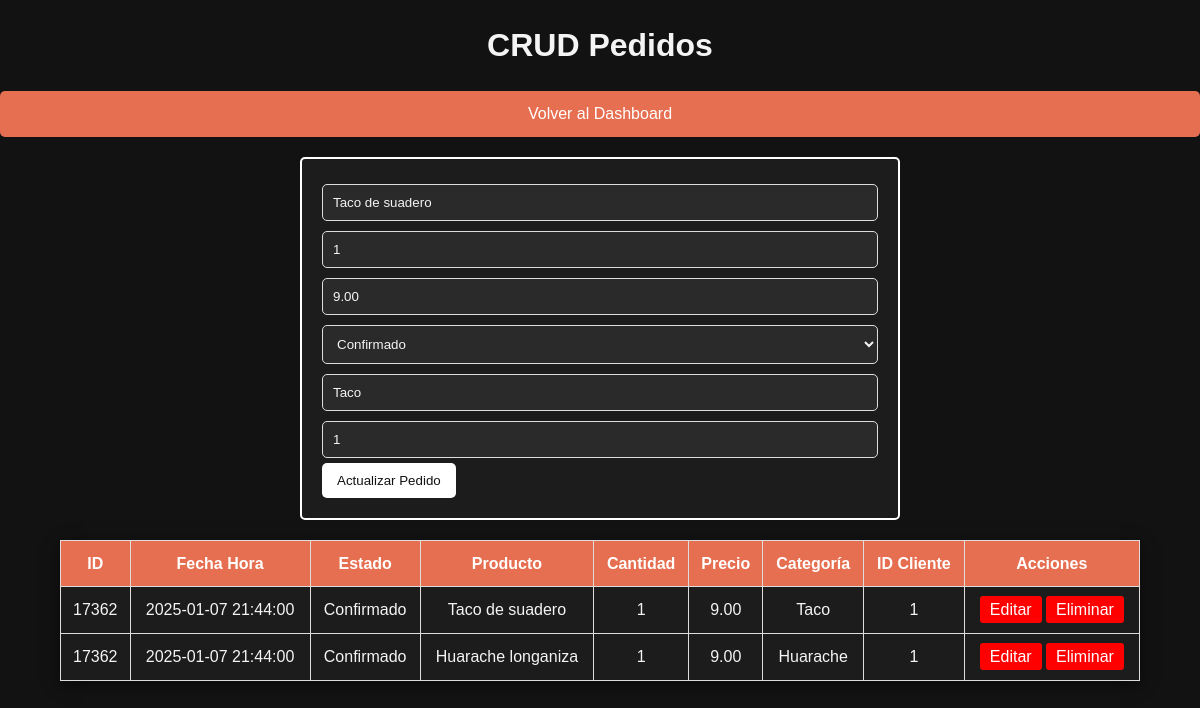
Page /antjitos-admin/pedidos_crud.php?edit=17362 on the committed database.
### tables this page shows
CREATE TABLE `detalle_pedido` (
  `id_detalle` int(11) NOT NULL,
  `id_pedido` int(11) NOT NULL,
  `producto_id` int(11) NOT NULL,
  `nombre_producto` varchar(255) NOT NULL,
  `cantidad` int(11) NOT NULL,
  `precio` decimal(10,2) NOT NULL,
  `categoria` enum('Bebida','Taco','Huarache') NOT NULL
);

CREATE TABLE `pedidos` (
  `id_pedido` int(11) NOT NULL,
  `fecha_hora` datetime NOT NULL DEFAULT current_timestamp(),
  `estado` enum('Pendiente','Confirmado','Cancelado') NOT NULL DEFAULT 'Pendiente',
  `id_cliente` int(11) NOT NULL
);

### antjitos-admin/pedidos_crud.php (the view, shortened to what this page needs)
<?php
include 'db_connection.php';
$updateData = null;
if (isset($_GET['edit'])) {
    $id = $_GET['edit'];
    $stmt = $conn->prepare("
        SELECT p.id_pedido, p.estado, p.id_cliente, dp.nombre_producto, dp.cantidad, dp.precio, dp.categoria
        FROM pedidos p
        LEFT JOIN detalle_pedido dp ON p.id_pedido = dp.id_pedido
        WHERE p.id_pedido = ?
    ");
    $stmt->execute([$id]);
    $updateData = $stmt->fetch(PDO::FETCH_ASSOC);
}
$result = $conn->query("
    SELECT
        p.id_pedido, p.fecha_hora, p.estado, p.id_cliente,
        dp.nombre_producto, dp.cantidad, dp.precio, dp.categoria
    FROM pedidos p
    LEFT JOIN detalle_pedido dp ON p.id_pedido = dp.id_pedido
");
?>
<!DOCTYPE html>
<html lang="es">
<head>
</head>
<body>
    <h1>CRUD Pedidos</h1>
    <a href="dashboard.html" class="dashboard-button">Volver al Dashboard</a>
    <div class="form-container">
        <form method="POST">
            <?php if ($updateData): ?>
                <input type="text" name="nombre_producto" placeholder="Producto" value="<?= htmlspecialchars($updateData['nombre_producto']) ?>" required>
                <input type="number" name="cantidad" placeholder="Cantidad" value="<?= $updateData['cantidad'] ?>" required>
                <input type="number" step="0.01" name="precio" placeholder="Precio" value="<?= $updateData['precio'] ?>" required>
                <select name="estado" required>
                    <option value="Confirmado" <?= $updateData['estado'] == 'Confirmado' ? 'selected' : '' ?>>Confirmado</option>
                </select>
                <input type="text" name="categoria" placeholder="Categoría" value="<?= htmlspecialchars($updateData['categoria']) ?>" required>
                <input type="number" name="id_cliente" placeholder="ID Cliente" value="<?= $updateData['id_cliente'] ?>" required>
                <button type="submit" name="update">Actualizar Pedido</button>
            <?php endif; ?>
        </form>
    </div>
    <table>
        <tr>
            <th>ID</th>
            <th>Fecha Hora</th>
            <th>Estado</th>
            <th>Producto</th>
            <th>Cantidad</th>
            <th>Precio</th>
            <th>Categoría</th>
            <th>ID Cliente</th>
            <th>Acciones</th>
        </tr>
        <?php while ($row = $result->fetch(PDO::FETCH_ASSOC)): ?>
            <tr>
                <td><?= htmlspecialchars($row['id_pedido']) ?></td>
                <td><?= htmlspecialchars($row['fecha_hora']) ?></td>
                <td><?= htmlspecialchars($row['estado']) ?></td>
                <td><?= isset($row['nombre_producto']) ? htmlspecialchars($row['nombre_producto']) : 'N/A' ?></td>
                <td><?= isset($row['cantidad']) ? htmlspecialchars($row['cantidad']) : 'N/A' ?></td>
                <td><?= isset($row['precio']) ? htmlspecialchars($row['precio']) : 'N/A' ?></td>
                <td><?= isset($row['categoria']) ? htmlspecialchars($row['categoria']) : 'N/A' ?></td>
                <td><?= htmlspecialchars($row['id_cliente']) ?></td>
                <td>
                    <a href="?edit=<?= $row['id_pedido'] ?>">Editar</a>
                    <a href="?delete=<?= $row['id_pedido'] ?>" onclick="return confirm('¿Estás seguro de eliminar este pedido?');">Eliminar</a>
                </td>
            </tr>
        <?php endwhile; ?>
    </table>
</body>
</html>

### antjitos-admin/pedidos_crud.php (style rules this page uses)
* { margin: 0; padding: 0; box-sizing: border-box; }
body { font-family: 'Arial', sans-serif; background-color: #121212; color: #f4f4f4; line-height: 1.6; }
h1 { text-align: center; margin: 20px 0; }
.form-container { background-color: #1c1c1c; padding: 20px; margin: 20px auto; border: 2px solid white; border-radius: 5px; width: 80%; max-width: 600px; }
.form-container input, .form-container select { width: 100%; padding: 10px; margin: 5px 0; border: 1px solid #ddd; border-radius: 5px; background-color: #2a2a2a; color: #f4f4f4; }
.form-container button { background-color: white; color: #121212; padding: 10px 15px; border: none; border-radius: 5px; cursor: pointer; transition: background-color 0.3s ease, transform 0.2s; }
table { width: 90%; margin: 20px auto; border-collapse: collapse; box-shadow: 0 4px 15px rgba(0, 0, 0, 0.5); }
table th, table td { border: 1px solid #ddd; padding: 10px; text-align: center; background-color: #1c1c1c; color: #f4f4f4; }
table th { background-color: #e76f51; color: white; }
a { text-decoration: none; color: white; background-color: red; padding: 5px 10px; border-radius: 3px; transition: background-color 0.3s ease; }
.dashboard-button { display: block; margin: 20px auto; text-align: center; background-color: #e76f51; color: white; padding: 10px 20px; border-radius: 5px; font-size: 16px; text-decoration: none; transition: background-color 0.3s, transform 0.2s; }

### rows in the picture
detalle_pedido: nombre_producto "Taco de suadero", cantidad "1", precio "9.00", categoria "Taco", id_pedido.id_pedido "17362", id_pedido.fecha_hora "2025-01-07 21:44:00", id_pedido.estado "Confirmado", id_pedido.id_cliente "1"
pedidos: estado "Confirmado", id_cliente "1"
detalle_pedido: id_pedido.id_pedido "17362", id_pedido.fecha_hora "2025-01-07 21:44:00", id_pedido.estado "Confirmado", nombre_producto "Huarache longaniza", cantidad "1", precio "9.00", categoria "Huarache", id_pedido.id_cliente "1"
